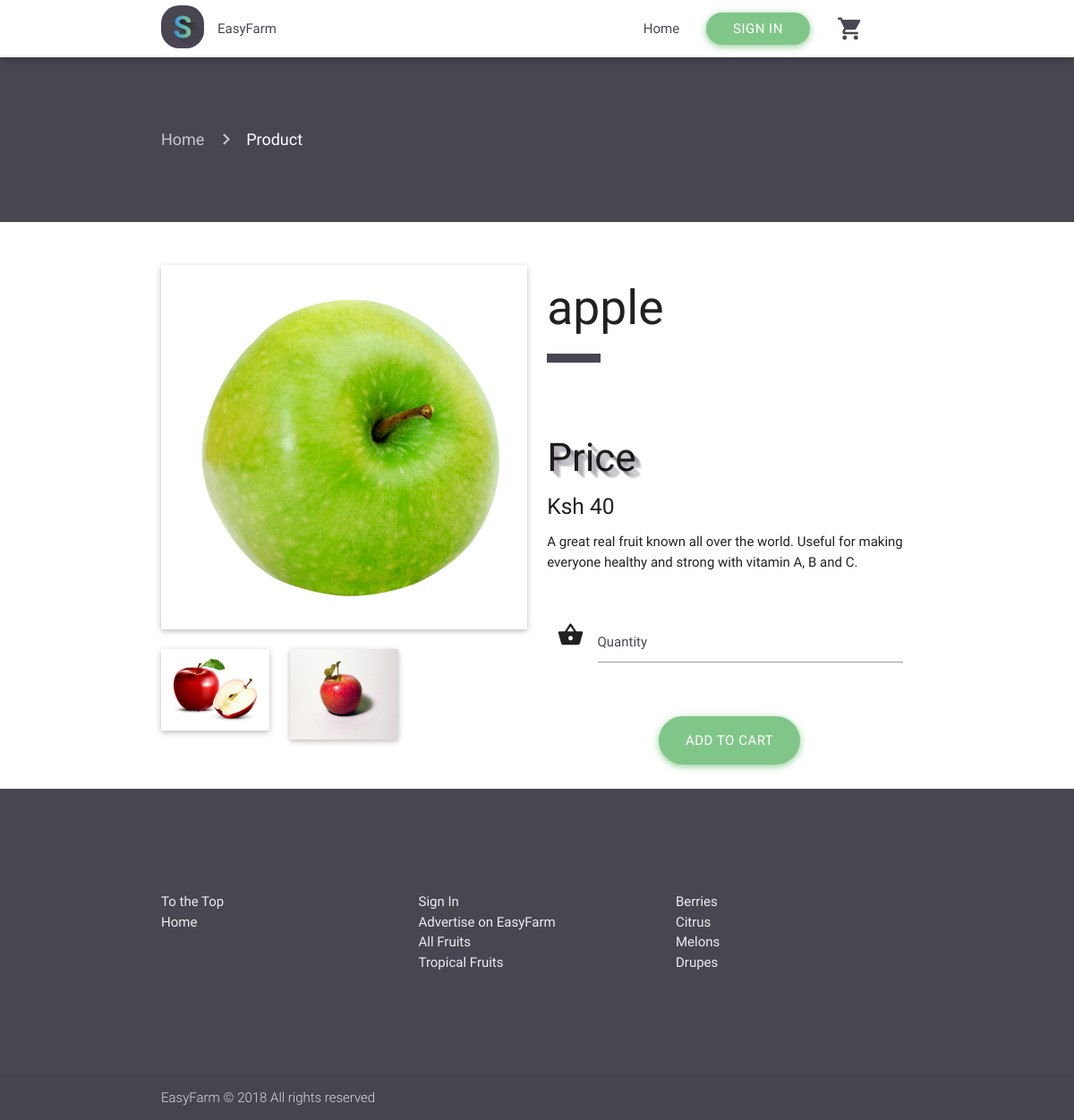
/product.php?id=6, run on the app's committed database.
### tables this page shows
CREATE TABLE IF NOT EXISTS `product` (
  `id` int(11) NOT NULL,
  `id_category` int(11) NOT NULL,
  `name` varchar(1000) NOT NULL,
  `description` varchar(1000) NOT NULL,
  `price` int(11) NOT NULL,
  `id_picture` int(11) NOT NULL,
  `thumbnail` varchar(1000) NOT NULL,
  `promo` varchar(1000) NOT NULL,
  `quantity` int(11) NOT NULL DEFAULT '50'
);

CREATE TABLE IF NOT EXISTS `pictures` (
  `id` int(11) NOT NULL,
  `picture` varchar(1000) NOT NULL,
  `id_produit` int(11) NOT NULL
);

### product.php (the view, shortened to what this page needs)
<?php
$id_product =$_GET['id'];
 require 'includes/header.php';
 require $nav;?>
 <div class="container-fluid product-page" id="top">
   <div class="container current-page">
      <nav>
        <div class="nav-wrapper">
          <div class="col s12">
            <a href="index.php" class="breadcrumb">Home</a>
            <a href="product.php?id=<? $id_product; ?>" class="breadcrumb">Product</a>
          </div>
        </div>
      </nav>
    </div>
   </div>
<div class="container-fluid product">
  <div class="container">
   <div class="row">
     <div class="col s12 m6">
        <div class="card">
          <div class="card-image">
            <?php
            include 'db.php';
            $queryproduct = "SELECT id, name, price, description, id_picture, thumbnail
              FROM product WHERE id = '{$id_product}'";
            $result1 = $connection->query($queryproduct);
            if ($result1->num_rows > 0) {
            while($rowproduct = $result1->fetch_assoc()) {
              $name_product = $rowproduct['name'];
              $price_product = $rowproduct['price'];
              $id_pic = $rowproduct['id_picture'];
              $description = $rowproduct['description'];
              $thumbnail_product = $rowproduct['thumbnail']; }}?>
            <img class="materialboxed" width="650" src="products/<?= $thumbnail_product; ?>" alt="">
          </div>
        </div>
       <div class="row">
         <?php
           $querypic = "SELECT picture, id_produit FROM pictures WHERE id_produit = '$id_pic'";
           $total = $connection->query($querypic);
           if ($total->num_rows > 0) {
           while($rowpic = $total->fetch_assoc()) {
             $pics = $rowpic['picture'];
          ?>
           <div class="col s12 m4">
             <div class="card hoverable">
               <div class="card-image">
                 <img class="materialboxed" width="650" src="productsimg/<?= $pics; ?>" alt="">
               </div>
             </div>
           </div>
         <?php }} ?>
       </div>
     </div>
     <div class="col s12 m6">
       <form method="post">
       <h2><?= $name_product; ?></h2>
       <div class="divider"></div>
       <div class="stuff">
        <h3 class="woow">Price</h3>
        <h5>Ksh <?= $price_product; ?></h5>
           <p><?= $description; ?></p>
          <div class="input-field col s12">
            <i class="material-icons prefix">shopping_basket</i>
            <input id="icon_prefix" type="number" name="quantity" min="1" class="validate" required>
            <label for="icon_prefix">Quantity</label>
          </div>
       <div class="center-align">
           <button type="submit" name="buy" class="btn-large meh button-rounded waves-effect waves-light ">Add to Cart</button>
       </div>
       </div>
        </form>
     </div>
   </div>
  </div>
</div>
<?php
 require 'includes/secondfooter.php';
 require 'includes/footer.php'; ?>

### src/css/style.css (style rules this page uses)
.button-rounded { border-radius: 20px; background-color: #81C689; box-shadow: 0 2px 6px 0 rgba(129, 198, 137, 0.6), 0 2px 10px 0 rgba(129, 198, 137, 0.42); }
.product-page { padding-top: 60px; padding-bottom: 60px; background-color: #494551; }
.product-page nav { background: none; box-shadow: none; }
.product { padding-top: 40px; }
.product .divider { width: 60px !important; height: 10px; background-color: #494551; }
.product .stuff { padding-top: 60px; }
.product .stuff p { margin-bottom: 40px; }
.product .stuff .input-field { margin-bottom: 40px; }
.product .stuff .button-rounded { border-radius: 45px !important; }
.woow { text-shadow: rgba(73, 69, 81, 0.12) 1px 1px, rgba(73, 69, 81, 0.12) 2px 2px, rgba(73, 69, 81, 0.12) 3px 3px, rgba(73, 69, 81, 0.12) 4px 4px, rgba(73, 69, 81, 0.12) 5px 5px, rgba(73, 69, 81, 0.12) 6px 6px, rgba(73, 69, 81, 0.12) 7px 7px, rgba(73, 69, 81, 0.12) 8px 8px; }
.input-field label { color: #494551; }
.material-icons { font-family: 'Material Icons'; font-weight: normal; font-style: normal; font-size: 24px; line-height: 1; letter-spacing: normal; text-transform: none; display: inline-block; white-space: nowrap; word-wrap: normal; direction: ltr; -webkit-font-feature-settings: 'liga'; -webkit-font-smoothing: antialiased; }

### data on the page
product: thumbnail (picture), name "apple", price "40", description "A great real fruit known all over the world. Useful for making everyone healthy and strong with vitamin A, B and C."
pictures: picture (picture)
pictures: picture (picture)

### other printed values
Date('Y') "2018"
